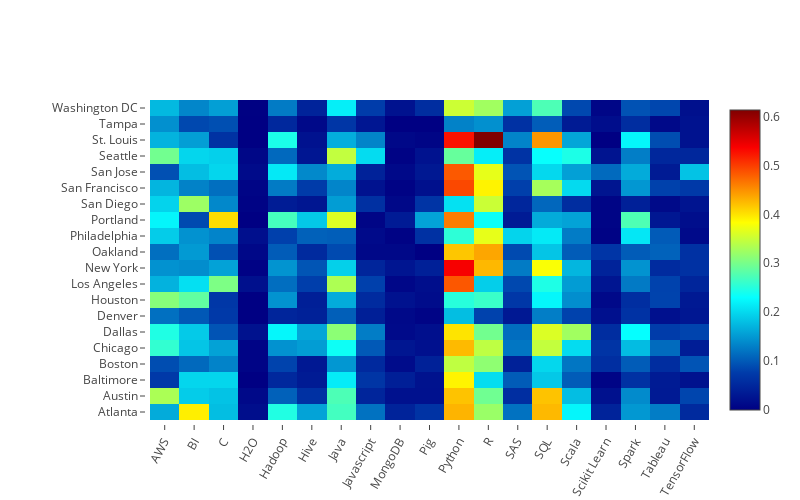

This figure's notebook cell:
### Code cell
plot_data = [go.Heatmap( 
    x=data.columns,
    y=data.index,
    z=data.values.tolist(),
    colorscale='Jet')]

heat_map_layout = Layout(
    margin=go.layout.Margin(
        l=150,
        pad=4
    ),
    height=500,
    width=800,
    xaxis=dict(tickangle=-60),
    paper_bgcolor='rgba(0,0,0,0)',
    plot_bgcolor='rgba(0,0,0,0)',
    
)

py.offline.iplot(Figure(data=plot_data, layout=heat_map_layout), filename='heatmap_skills_cities')

### Figure 1 — Plotly figure (JSON) as saved in the notebook; plotly's stock layout.template omitted (floating-point values rounded to 4 significant figures; data arrays with more than 128 entries replaced by an {"elided": "..."} marker saying what was removed)
{"data": [{"colorscale": "Jet", "type": "heatmap", "uid": "edd47de2-b907-11e8-8e4f-4c3488ea762f", "x": ["AWS", "BI", "C", "H2O", "Hadoop", "Hive", "Java", "Javascript", "MongoDB", "Pig", "Python", "R", "SAS", "SQL", "Scala", "Scikit Learn", "Spark", "Tableau", "TensorFlow"], "y": ["Atlanta", "Austin", "Baltimore", "Boston", "Chicago", "Dallas", "Denver", "Houston", "Los Angeles", "New York", "Oakland", "Philadelphia", "Portland", "San Diego", "San Francisco", "San Jose", "Seattle", "St. Louis", "Tampa", "Washington DC"], "z": {"elided": "20x19 float values"}}], "layout": {"height": 500, "margin": {"l": 150, "pad": 4}, "paper_bgcolor": "rgba(0,0,0,0)", "plot_bgcolor": "rgba(0,0,0,0)", "width": 800, "xaxis": {"tickangle": -60}}}
